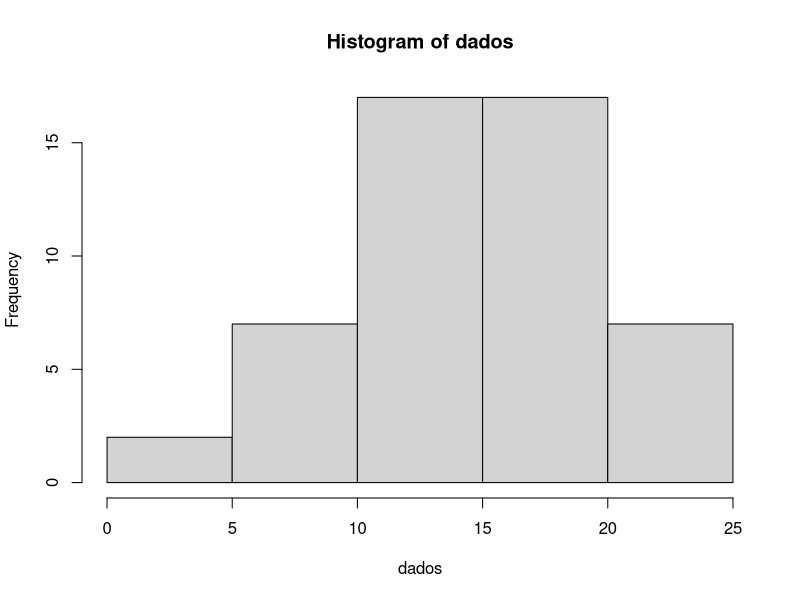
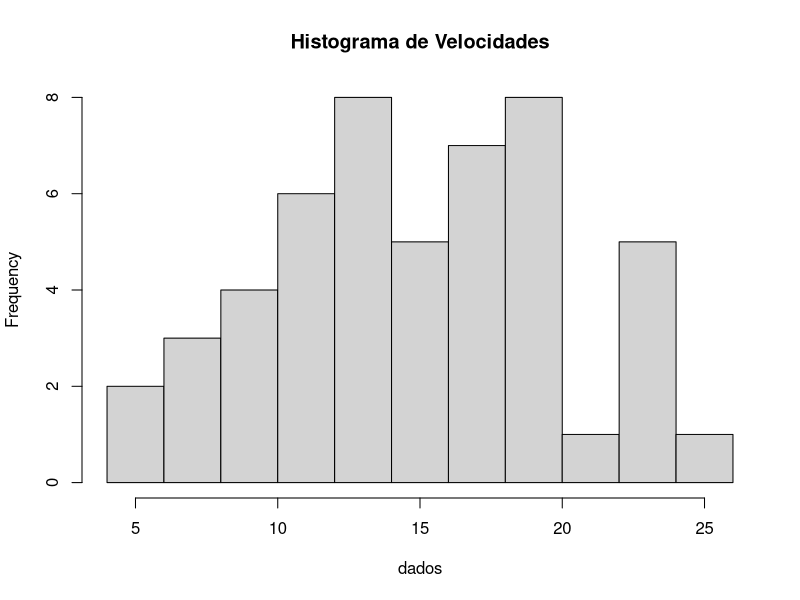
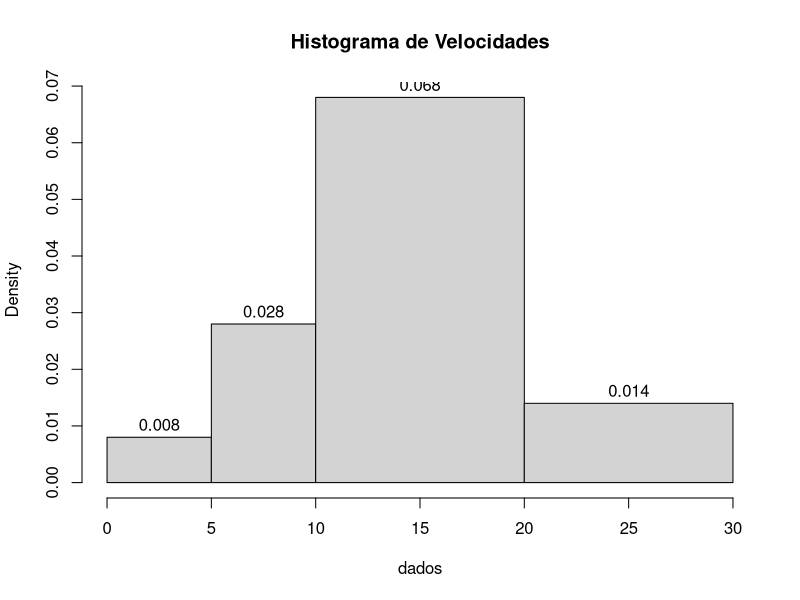
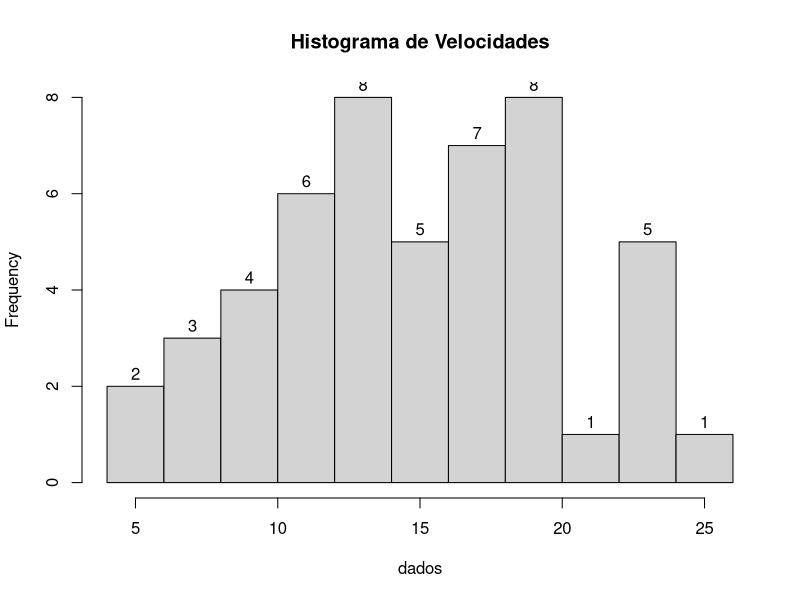
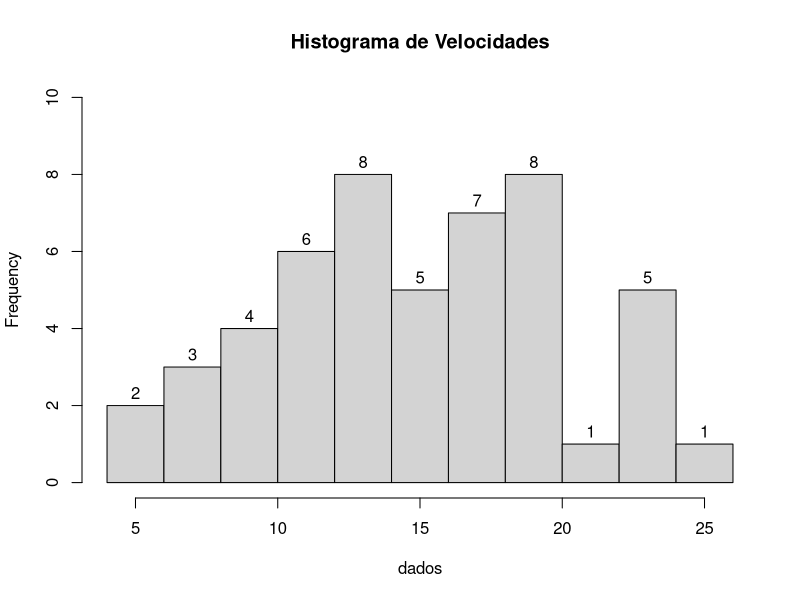
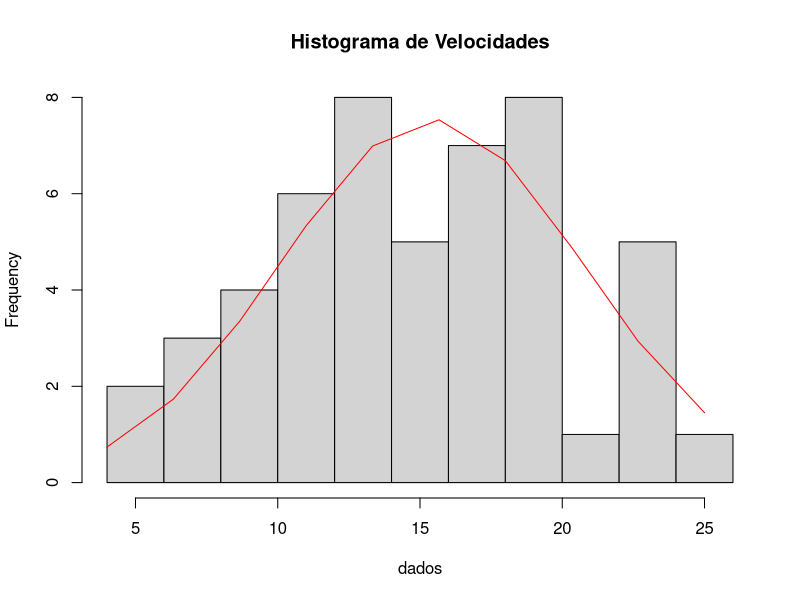

Write R code to recreate these figures, in order.
#Definindo diretório
setwd('C:/FCD/BigDataRAzure/Cap04')
getwd()


#Definindo dataset
dados <- cars$speed

#Construido o histograma
hist(dados)

#Alterando o histograma
hist(dados, breaks = 10, main = 'Histograma de Velocidades')
hist(dados, labels = T, breaks = c(0,5,10,20,30), main = 'Histograma de Velocidades')
hist(dados, labels = T, breaks = 10, main = 'Histograma de Velocidades' )
hist(dados, labels = T,ylim = c(0,10) ,breaks = 10, main = 'Histograma de Velocidades' )

#Adicionando linhas no histograma (curva normal)
grafico <- hist(dados, breaks = 10, main = 'Histograma de Velocidades')

xaxis <- seq(min(dados), max(dados), length = 10)
yaxis <- dnorm(xaxis, mean = mean(dados), sd = sd(dados))
yaxis <- yaxis*diff(grafico$mids)*length(dados)

lines(xaxis, yaxis, col = 'red')